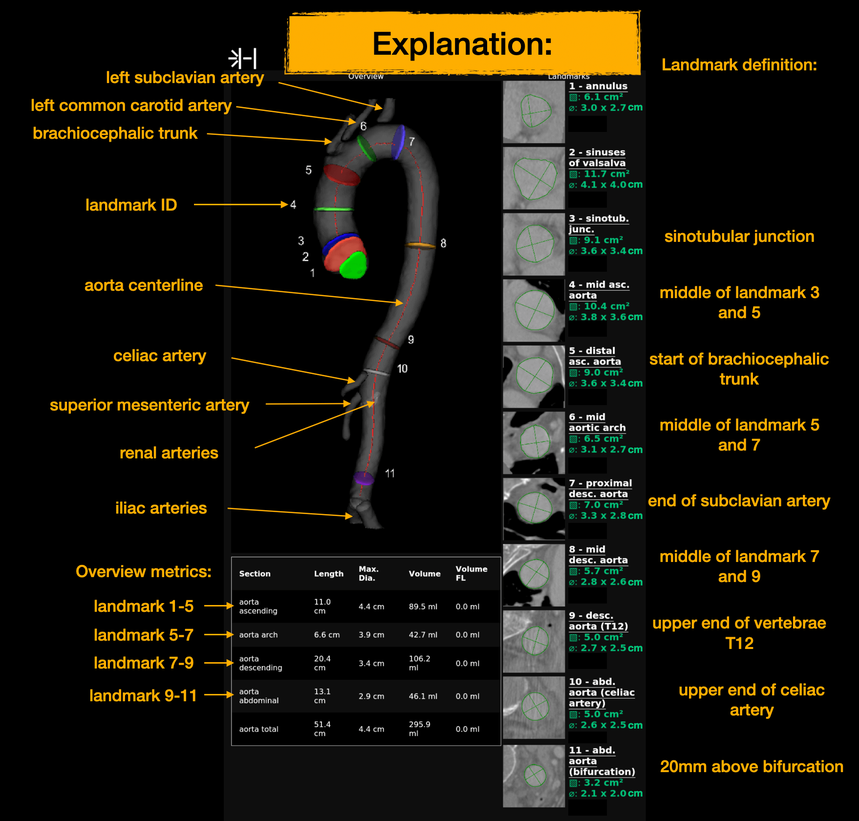
#> input picture AI/TotalSegmentator/TotalSegmentator/resources/imgs/aorta_report_overview.png, 859 x 821 px, shrunk from 1758 x 1680 before the run
$ python -i geometry.py   (imports and definitions only)
#> lines starting #> are read from the running program, lines starting #| are printed output that depends on the picture
from __future__ import annotations

import nibabel as nib
import numpy as np
from scipy import ndimage
from skimage.measure import label, regionprops
from sklearn.decomposition import PCA
from sklearn.metrics import pairwise_distances

from totalsegmentator.aorta_report.centerline import get_distance


def vox_to_mm_space(point, affine):
    return affine[:3, :3] @ point + affine[:3, 3]


def vox_to_mm_space_without_offset(point, affine):
    return affine[:3, :3] @ point


def vox_to_other_vox_space(point, original_affine, target_affine):
    return (np.linalg.inv(target_affine) @ original_affine @ np.append(point, 1))[:3]


# [89 lines left out: functions draw_plane, get_region_diameters, _angle, max_perpendicular_line, get_region_diameters_pd, find_most_distant_points and 1 more, not called in this run]


def _normalize(vector):
    norm = np.linalg.norm(vector)
    return vector if norm == 0 else vector / norm


# [45 lines left out: functions _rotation_matrix, rotate_affine_of_image_and_translate, find_mask_normal, smooth_mask, not called in this run]

>>> import cv2
>>> picture = cv2.imread('../../resources/imgs/aorta_report_overview.png', cv2.IMREAD_GRAYSCALE)
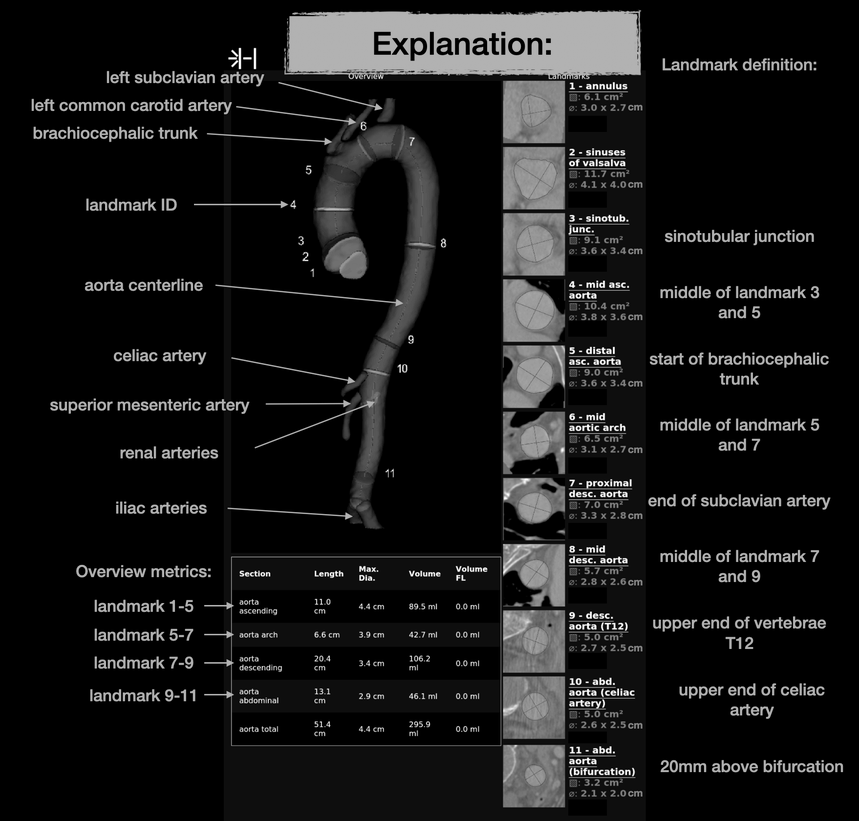
#> picture: shape (821, 859); min 0, max 255, mean 23.8
>>> result = get_region_diameters(picture)
